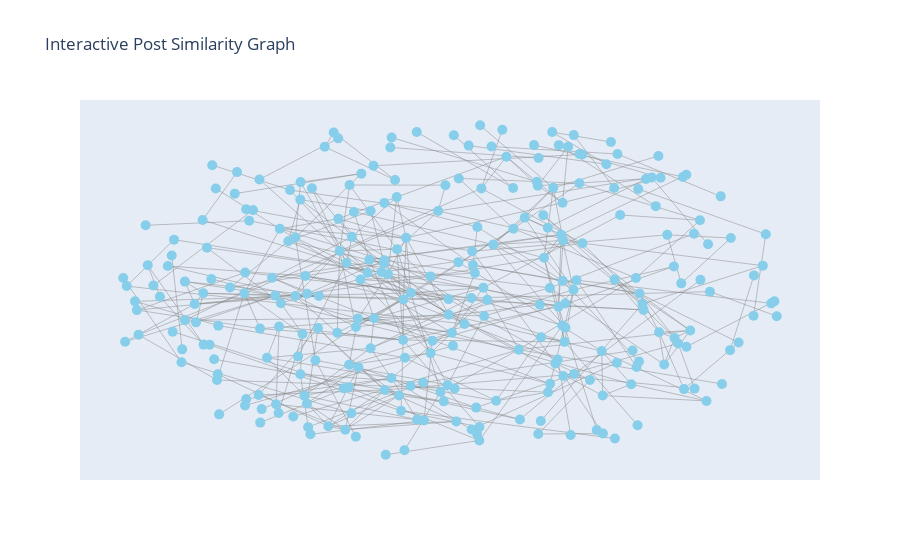

The notebook cell this image was saved under:
### Markdown cell above
Visualization

### Code cell
fig = get_graph_plot(G_filtered, idf_scores)
fig.show()

### Figure 1 — Plotly figure (JSON) as saved in the notebook; plotly's stock layout.template omitted (floating-point values rounded to 4 significant figures; data arrays with more than 128 entries replaced by an {"elided": "..."} marker saying what was removed)
{"data": [{"hoverinfo": "none", "line": {"color": "#888", "width": 0.5}, "mode": "lines", "type": "scatter", "x": {"elided": "1269 float values"}, "y": {"elided": "1269 float values"}}, {"hoverinfo": "text", "marker": {"color": "skyblue", "size": 10}, "mode": "markers", "text": {"elided": "272 str values"}, "type": "scatter", "x": {"elided": "272 float values"}, "y": {"elided": "272 float values"}}], "layout": {"hovermode": "closest", "showlegend": false, "title": {"text": "Interactive Post Similarity Graph"}, "xaxis": {"showgrid": false, "showticklabels": false, "zeroline": false}, "yaxis": {"showgrid": false, "showticklabels": false, "zeroline": false}}}
